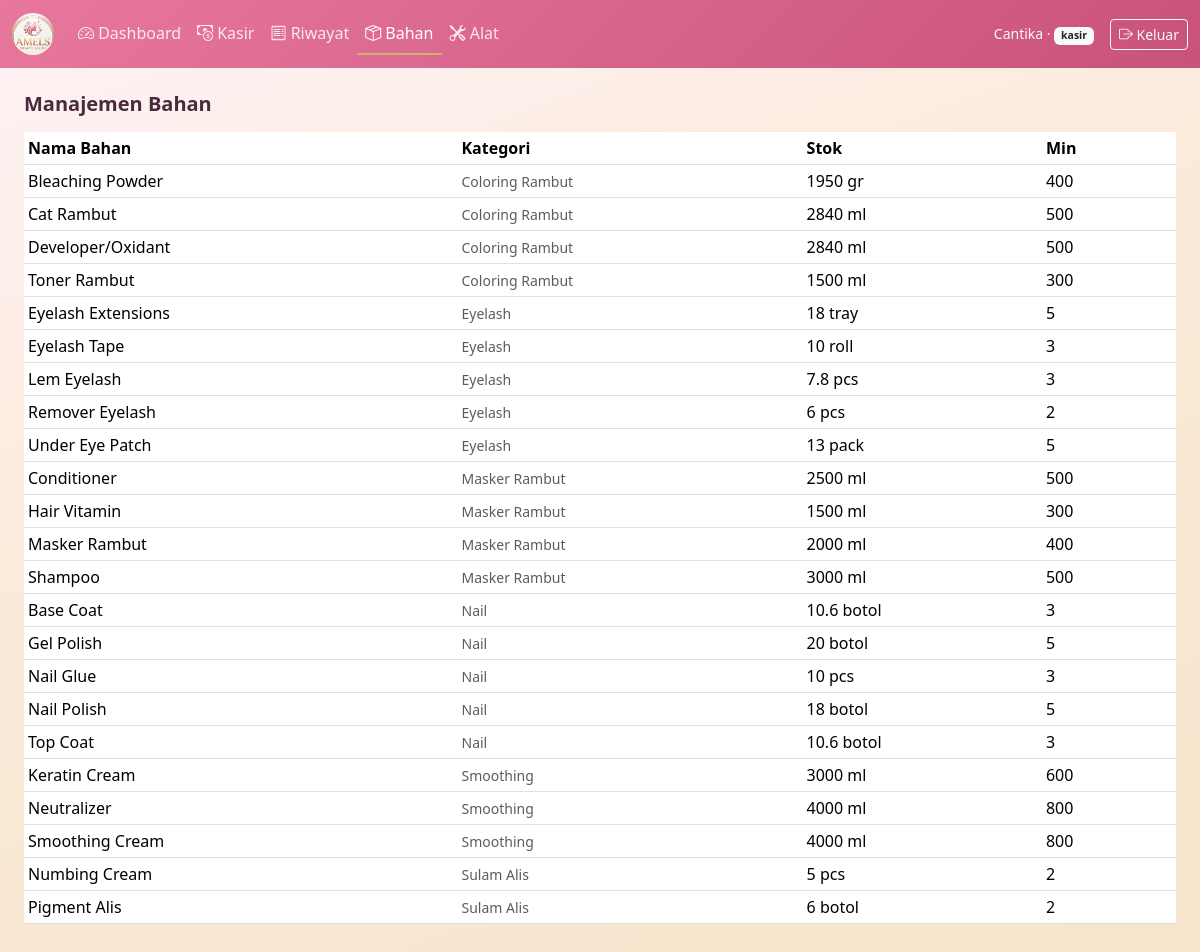
The page /bahan.php (signed in) on the database its author committed.
### tables this page shows
CREATE TABLE bahan (
            id INTEGER PRIMARY KEY AUTOINCREMENT,
            nama_bahan TEXT NOT NULL,
            kategori_layanan TEXT,
            satuan TEXT NOT NULL DEFAULT 'pcs',
            stok REAL NOT NULL DEFAULT 0,
            stok_minimum REAL NOT NULL DEFAULT 0
        );

### bahan.php (the view, shortened to what this page needs)
<?php
require 'config.php';
$rows = $pdo->query("SELECT * FROM bahan ORDER BY kategori_layanan, nama_bahan")->fetchAll(PDO::FETCH_ASSOC);
require 'includes/header.php';
?>
<div class="d-flex justify-content-between align-items-center mb-3">
  <h5 class="fw-semibold mb-0">Manajemen Bahan</h5>
</div>
<div class="table-responsive">
<table class="table table-sm table-hover bg-white align-middle">
  <thead>
    <tr><th>Nama Bahan</th><th>Kategori</th><th>Stok</th><th>Min</th><th></th></tr>
  </thead>
  <tbody>
  <?php foreach ($rows as $b): $low = $b['stok'] <= $b['stok_minimum']; ?>
    <tr class="<?= $low ? 'low-stock' : '' ?>">
      <td><?= htmlspecialchars($b['nama_bahan']) ?></td>
      <td class="small text-muted"><?= htmlspecialchars($b['kategori_layanan']) ?></td>
      <td><?= $b['stok'] ?> <?= htmlspecialchars($b['satuan']) ?> <?= $low ? '<span class="badge bg-danger">Menipis</span>' : '' ?></td>
      <td><?= $b['stok_minimum'] ?></td>
      <td>
      </td>
    </tr>
  <?php endforeach; ?>
  </tbody>
</table>
</div>
<?php require 'includes/footer.php'; ?>

### assets/css/style.css (style rules this page uses)
:root { --pink-deep: #C9527A; --pink: #E8779E; --pink-soft: #F6C4D5; --pink-bg: #FDF2F6; --gold: #D4AF6A; --gold-soft: #F1E1BE; --ink: #4A2B3D; --gray-soft: #F3E4EB; }
body { background: linear-gradient(160deg, #FDF2F6 0%, #FBEAD8 45%, #F6E4CB 100%); background-attachment: fixed; color: var(--ink); font-family: 'Segoe UI', system-ui, -apple-system, sans-serif; }

### rows shown on the page
bahan: nama_bahan "Bleaching Powder", kategori_layanan "Coloring Rambut", stok "1950", satuan "gr", stok_minimum "400"
bahan: nama_bahan "Cat Rambut", kategori_layanan "Coloring Rambut", stok "2840", satuan "ml", stok_minimum "500"
bahan: nama_bahan "Developer/Oxidant", kategori_layanan "Coloring Rambut", stok "2840", satuan "ml", stok_minimum "500"
bahan: nama_bahan "Toner Rambut", kategori_layanan "Coloring Rambut", stok "1500", satuan "ml", stok_minimum "300"
bahan: nama_bahan "Eyelash Extensions", kategori_layanan "Eyelash", stok "18", satuan "tray", stok_minimum "5"
bahan: nama_bahan "Eyelash Tape", kategori_layanan "Eyelash", stok "10", satuan "roll", stok_minimum "3"
bahan: nama_bahan "Lem Eyelash", kategori_layanan "Eyelash", stok "7.8", satuan "pcs", stok_minimum "3"
bahan: nama_bahan "Remover Eyelash", kategori_layanan "Eyelash", stok "6", satuan "pcs", stok_minimum "2"
bahan: nama_bahan "Under Eye Patch", kategori_layanan "Eyelash", stok "13", satuan "pack", stok_minimum "5"
bahan: nama_bahan "Conditioner", kategori_layanan "Masker Rambut", stok "2500", satuan "ml", stok_minimum "500"
bahan: nama_bahan "Hair Vitamin", kategori_layanan "Masker Rambut", stok "1500", satuan "ml", stok_minimum "300"
bahan: nama_bahan "Masker Rambut", kategori_layanan "Masker Rambut", stok "2000", satuan "ml", stok_minimum "400"
bahan: nama_bahan "Shampoo", kategori_layanan "Masker Rambut", stok "3000", satuan "ml", stok_minimum "500"
bahan: nama_bahan "Base Coat", kategori_layanan "Nail", stok "10.6", satuan "botol", stok_minimum "3"
bahan: nama_bahan "Gel Polish", kategori_layanan "Nail", stok "20", satuan "botol", stok_minimum "5"
bahan: nama_bahan "Nail Glue", kategori_layanan "Nail", stok "10", satuan "pcs", stok_minimum "3"
bahan: nama_bahan "Nail Polish", kategori_layanan "Nail", stok "18", satuan "botol", stok_minimum "5"
bahan: nama_bahan "Top Coat", kategori_layanan "Nail", stok "10.6", satuan "botol", stok_minimum "3"
bahan: nama_bahan "Keratin Cream", kategori_layanan "Smoothing", stok "3000", satuan "ml", stok_minimum "600"
bahan: nama_bahan "Neutralizer", kategori_layanan "Smoothing", stok "4000", satuan "ml", stok_minimum "800"
bahan: nama_bahan "Smoothing Cream", kategori_layanan "Smoothing", stok "4000", satuan "ml", stok_minimum "800"
bahan: nama_bahan "Numbing Cream", kategori_layanan "Sulam Alis", stok "5", satuan "pcs", stok_minimum "2"
bahan: nama_bahan "Pigment Alis", kategori_layanan "Sulam Alis", stok "6", satuan "botol", stok_minimum "2"

### other values the page prints
$user['nama'] "Cantika"
$user['role'] "kasir"
